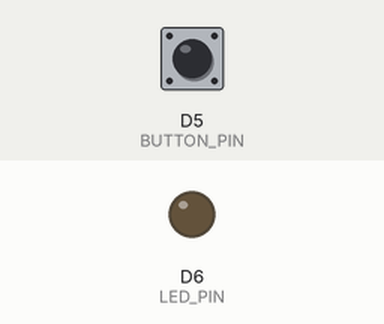
A sketch run on a simulated ESP8266 (NodeMCU). On the bench: output pins drawn as LEDs (lit = HIGH). The inputs (shaded band) are chosen by the test bench; at power-on: D5 (BUTTON_PIN) HIGH.

Above: at 1.2 s.
1.3 s: D5 (BUTTON_PIN) pulled LOW for 0.15 s
At 1.8 s:
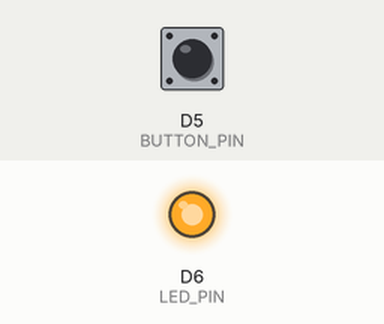
2.9 s: D5 (BUTTON_PIN) pulled LOW for 1 s
At 4.2 s:
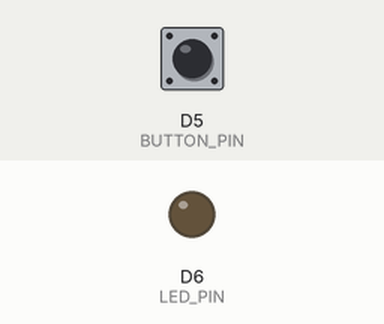
5.4 s: D5 (BUTTON_PIN) pulled LOW for 3.2 s
At 6.1 s:
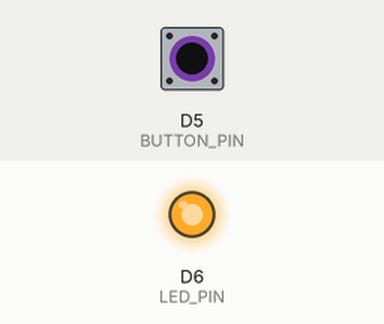
Timing chart, 0 to 8.4 s (numbered marks = the images above; inputs shaded):
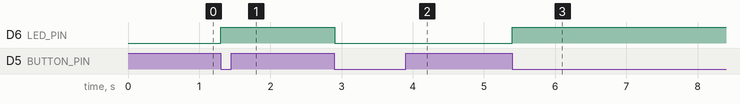

The sketch:

blink_and_button.ino
```cpp
// Pin connected to the button
#define BUTTON_PIN D5

// Pin connected to the LED
#define LED_PIN D6

// Variable to store the button state
int buttonState = HIGH;

// Variable to store the previous button state
int lastButtonState = HIGH;

// Variable to store the LED state
bool ledState = LOW;

// the setup function runs once when you press reset or power the board
void setup() {
  // initialize digital pin BUTTON_PIN as an input with pull-up resistor
  pinMode(BUTTON_PIN, INPUT_PULLUP);

  // initialize digital pin LED_PIN as an output
  pinMode(LED_PIN, OUTPUT);;
}


void loop() {
  buttonState = digitalRead(BUTTON_PIN);

  // check if the button state has changed
  if (buttonState != lastButtonState) {
    // if it has, toggle the LED state
    if (buttonState == LOW) {
      ledState = !ledState;
      digitalWrite(LED_PIN, ledState);
    }
  }

  lastButtonState = buttonState;
}
/*
// the loop function runs over and over again forever
void loop() {
  digitalWrite(LED_BUILTIN, HIGH);  // turn the LED on (HIGH is the voltage level)
  digitalWrite(12, LOW);  // turn the LED on (HIGH is the voltage level)

  delay(1000);                      // wait for a second
  digitalWrite(LED_BUILTIN, LOW);   // turn the LED off by making the voltage LOW
  digitalWrite(12, HIGH);  // turn the LED on (HIGH is the voltage level)
  delay(1000);                      // wait for a second
}
*/
```

Measured:
- after the input at 1.3 s, D6 (LED_PIN): LOW → HIGH at once
- after the input at 2.9 s, D6 (LED_PIN): HIGH → LOW at once
- after the input at 5.4 s, D6 (LED_PIN): LOW → HIGH at once
